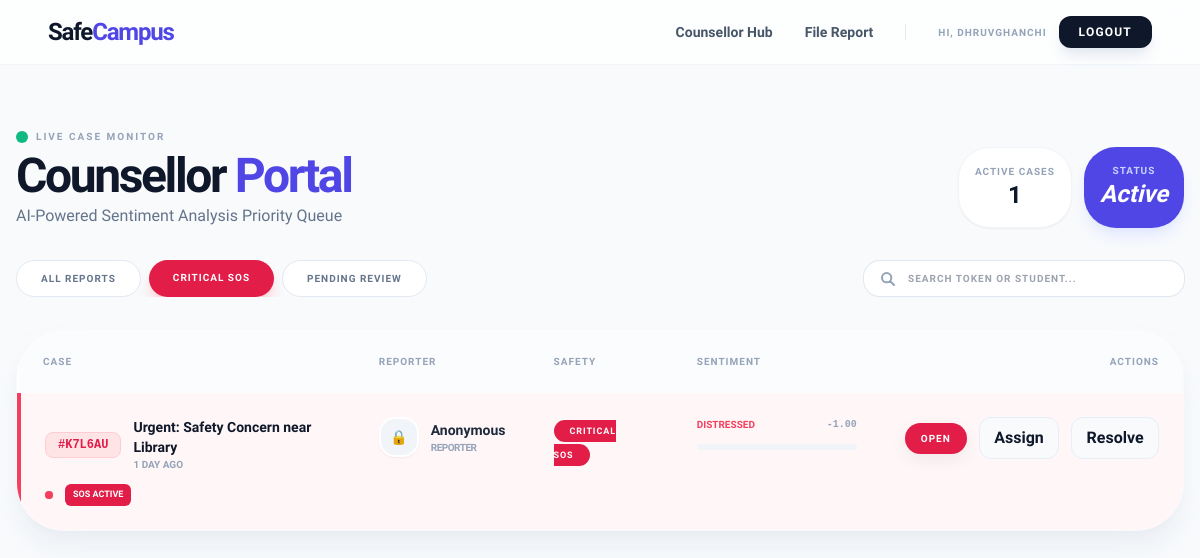
The page /counsellor/?filter=critical (signed in) on the database as committed earlier.
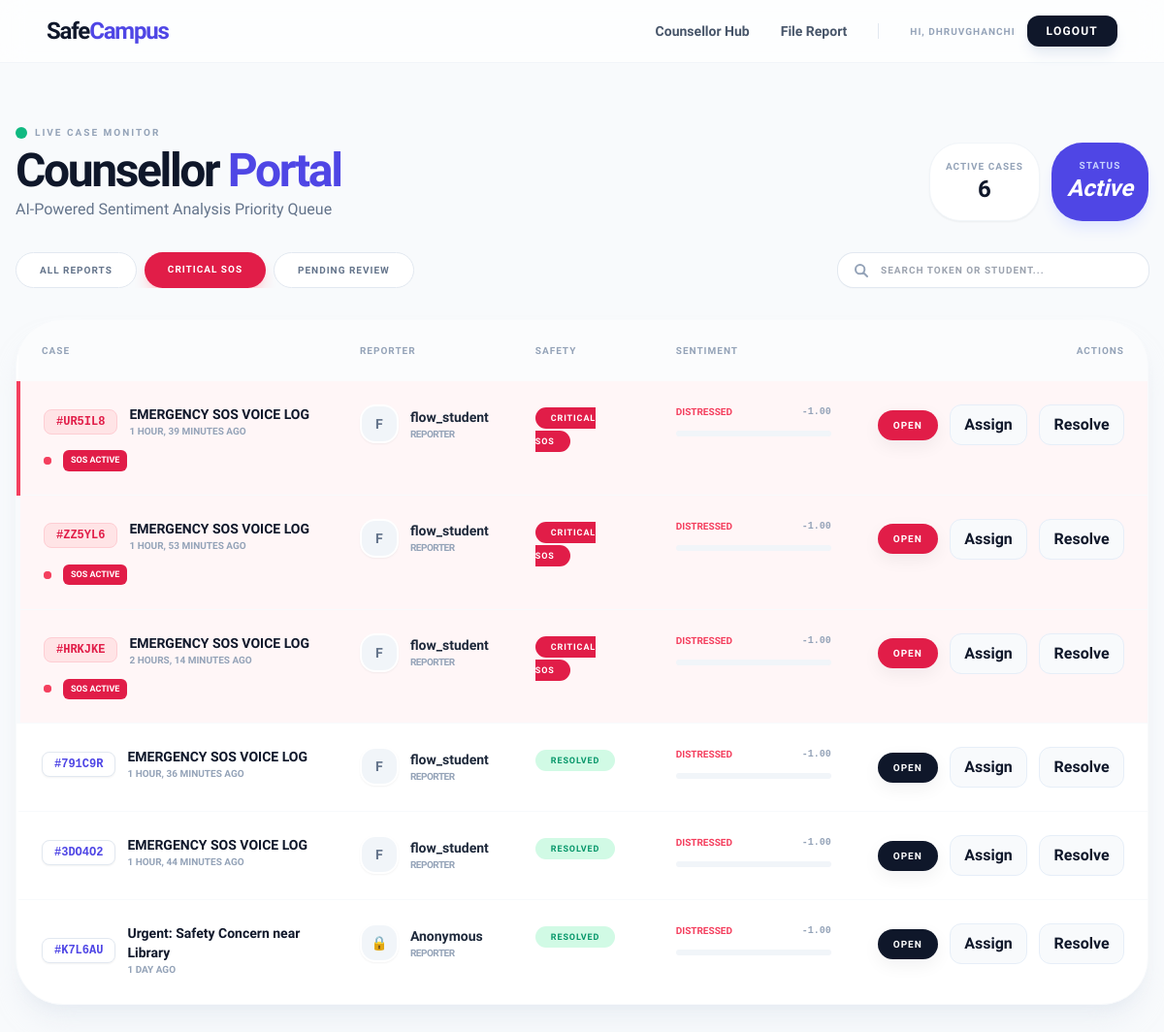
The same page on the database as committed later.
### core/models.py (models this page shows, shortened)
class User(AbstractUser):
    ROLE_CHOICES = (
        ('student', 'Student'),
        ('counsellor', 'Counsellor'),
        ('admin', 'Admin'),
    )
    role = models.CharField(max_length=20, choices=ROLE_CHOICES, default='student')

class Incident(models.Model):
    STATUS_CHOICES = (
        ('New', 'New'),
        ('Under Review', 'Under Review'),
        ('Action Taken', 'Action Taken'),
        ('Resolved', 'Resolved'),
    )
    voice_recording = models.FileField(upload_to='sos_recordings/', null=True, blank=True)
    is_emergency = models.BooleanField(default=False)
    sentiment_score = models.FloatField(default=0.0)
    case_token = models.CharField(max_length=10, unique=True, null=True, blank=True)
    title = models.CharField(max_length=200)
    description = models.TextField()
    location = models.CharField(max_length=100)
    reported_at = models.DateTimeField(auto_now_add=True)
    updated_at = models.DateTimeField(auto_now=True)
    incident_date = models.DateTimeField()
    status = models.CharField(max_length=20, choices=STATUS_CHOICES, default='New')
    evidence = models.FileField(upload_to='evidence/%Y/%m/%d/', null=True, blank=True)
    internal_notes = models.TextField(blank=True, null=True)
    is_anonymous = models.BooleanField(default=False)
    is_identity_revealed = models.BooleanField(default=False)
    reporter = models.ForeignKey(User, on_delete=models.SET_NULL, null=True, blank=True)
    class Meta:
        ordering = ['-is_emergency', '-updated_at']

### core/views.py (the view, shortened to what this page needs)
# urls.py: path('counsellor/', views.counsellor_dashboard, name='counsellor_dashboard'),
@login_required
def counsellor_dashboard(request):
    if request.user.role not in ['counsellor', 'security'] and not request.user.is_superuser:
        return redirect('home')
    status_filter = request.GET.get('filter', 'all')
    search_query = request.GET.get('q', '').strip()
    incidents = Incident.objects.all().annotate(
        priority_score=Case(
            When(Q(is_emergency=True) & ~Q(status='Resolved'), then=Value(3)),
            When(status='New', then=Value(2)),
            default=Value(1),
            output_field=IntegerField(),
        )
    ).order_by('-priority_score', '-reported_at')
    if status_filter == 'critical':
        incidents = incidents.filter(Q(is_emergency=True) | Q(sentiment_score__lte=-0.7))
    elif status_filter == 'pending':
        incidents = incidents.filter(status='New')
    return render(request, 'core/counsellor_dashboard.html', {
        'incidents': incidents,
        'active_filter': status_filter,
        'search_query': search_query
    })

### core/templates/core/counsellor_dashboard.html (shortened to what this page needs)
{% extends 'core/base.html' %}
{% block content %}
<div class="max-w-7xl mx-auto px-4 py-6 md:py-10 space-y-8">
    <div class="flex flex-col md:flex-row justify-between items-start md:items-end gap-6">
        <div>
            <div class="flex items-center gap-2 mb-2">
                <span class="w-3 h-3 bg-emerald-500 rounded-full animate-pulse"></span>
                <span class="text-[10px] font-black uppercase tracking-[0.2em] text-slate-400">Live Case Monitor</span>
            </div>
            <h2 class="text-4xl md:text-5xl font-black text-slate-900 tracking-tighter">Counsellor <span class="text-indigo-600">Portal</span></h2>
            <p class="text-slate-500 font-medium mt-1">AI-Powered Sentiment Analysis Priority Queue</p>
        </div>
        <div class="flex gap-3 w-full md:w-auto">
            <div class="flex-1 md:flex-none bg-white border border-slate-100 p-4 rounded-[2rem] shadow-sm text-center">
                <p class="text-[10px] font-black text-slate-400 uppercase tracking-widest">Active Cases</p>
                <p class="text-2xl font-black text-slate-900">{{ incidents.count }}</p>
            </div>
            <div class="flex-1 md:flex-none bg-indigo-600 p-4 rounded-[2rem] shadow-lg shadow-indigo-100 text-center text-white">
                <p class="text-[10px] font-black text-indigo-200 uppercase tracking-widest">Status</p>
                <p class="text-2xl font-black italic">Active</p>
            </div>
        </div>
    </div>
    <div class="flex flex-col md:flex-row gap-4 justify-between items-center">
        <div class="flex gap-2 overflow-x-auto no-scrollbar w-full md:w-auto pb-2 md:pb-0">
            <a href="?filter=all"
               class="px-6 py-2.5 rounded-full text-[10px] font-black uppercase tracking-widest transition-all whitespace-nowrap
               {% if active_filter == 'all' or not active_filter %}bg-slate-900 text-white shadow-lg shadow-slate-200{% else %}bg-white border border-slate-200 text-slate-500 hover:bg-slate-50{% endif %}">
                All Reports
            </a>
            <a href="?filter=critical"
               class="px-6 py-2.5 rounded-full text-[10px] font-black uppercase tracking-widest transition-all whitespace-nowrap
               {% if active_filter == 'critical' %}bg-rose-600 text-white shadow-lg shadow-rose-200{% else %}bg-white border border-slate-200 text-rose-600 hover:bg-rose-50{% endif %}">
                Critical SOS
            </a>
            <a href="?filter=pending"
               class="px-6 py-2.5 rounded-full text-[10px] font-black uppercase tracking-widest transition-all whitespace-nowrap
               {% if active_filter == 'pending' %}bg-indigo-600 text-white shadow-lg shadow-indigo-200{% else %}bg-white border border-slate-200 text-slate-500 hover:bg-slate-50{% endif %}">
                Pending Review
            </a>
        </div>
        <form method="GET" class="relative w-full md:w-80 flex items-center gap-2" role="search" aria-label="Search cases">
            <div class="relative group flex-1">
                <div class="absolute inset-y-0 left-4 flex items-center pointer-events-none">
                </div>
                  <input type="text" name="q" value="{{ search_query|default:'' }}" aria-label="Search token or student"
                      placeholder="Search Token or Student..."
                      class="w-full pl-11 pr-4 py-2.5 bg-white rounded-2xl border-none ring-1 ring-slate-200 focus:ring-2 focus:ring-indigo-500 text-[10px] font-black uppercase tracking-widest transition-all shadow-sm">
            </div>
        </form>
    </div>
    <div class="bg-white rounded-[3rem] shadow-xl shadow-slate-200/50 overflow-hidden border border-slate-50">
        <div class="hidden md:block overflow-x-auto">
            <table class="w-full text-left border-collapse" role="table" aria-label="Counsellor case list">
                <thead>
                    <tr class="bg-slate-50/50 text-[10px] uppercase font-black text-slate-400 tracking-widest">
                        <th class="p-6">Case</th>
                        <th class="p-6">Reporter</th>
                        <th class="p-6">Safety</th>
                        <th class="p-6">Sentiment</th>
                        <th class="p-6 text-right">Actions</th>
                    </tr>
                </thead>
                <tbody class="divide-y divide-slate-50">
                    {% for incident in incidents %}
                    <tr tabindex="0" aria-label="Case {{ incident.case_token|default:incident.id }}: {{ incident.title|truncatechars:60 }}" class="group transition-all {% if incident.is_emergency and incident.status != 'Resolved' %}bg-rose-50/60 border-l-4 border-rose-500{% else %}hover:bg-slate-50/80{% endif %}">
                        <td class="p-6 align-top">
                            <div class="flex items-start gap-4">
                                <div class="flex-1">
                                    <div class="flex items-center gap-3 mb-1">
                                        <span class="font-mono font-black text-xs py-1 px-3 rounded-lg border {% if incident.is_emergency and incident.status != 'Resolved' %}bg-rose-100 border-rose-200 text-rose-600{% else %}bg-white border-slate-200 text-indigo-600 shadow-sm{% endif %}">#{{ incident.case_token|default:incident.id }}</span>
                                        <div class="flex flex-col">
                                            <p class="text-sm font-black text-slate-900">{{ incident.title|truncatechars:60 }}</p>
                                            <p class="text-[10px] text-slate-400 font-bold uppercase">{{ incident.reported_at|timesince }} ago</p>
                                        </div>
                                    </div>
                                    {% if incident.is_emergency and incident.status != 'Resolved' %}
                                        <div class="mt-2 inline-flex items-center gap-3">
                                            <span class="relative flex h-2 w-2"><span class="relative inline-flex rounded-full h-2 w-2 bg-rose-500"></span></span>
                                            <span class="bg-rose-600 text-white text-[9px] font-black px-2 py-1 rounded-md">SOS ACTIVE</span>
                                        </div>
                                    {% endif %}
                                </div>
                            </div>
                        </td>
                        <td class="p-6 align-top">
                            <div class="flex items-center gap-3">
                                <div class="w-10 h-10 rounded-2xl bg-slate-100 flex items-center justify-center text-sm font-bold text-slate-500 border-2 border-white shadow-sm">{% if incident.is_anonymous and not incident.is_identity_revealed %}🔒{% else %}{{ incident.reporter.username|slice:":1"|upper }}{% endif %}</div>
                                <div>
                                    <p class="text-sm font-black text-slate-800">{% if incident.is_anonymous and not incident.is_identity_revealed %}Anonymous{% else %}{{ incident.reporter.username }}{% endif %}</p>
                                    <p class="text-[10px] font-bold text-slate-400 uppercase tracking-tighter">Reporter</p>
                                </div>
                            </div>
                        </td>
                        <td class="p-6 align-top">
                            <span class="px-4 py-1.5 rounded-full text-[9px] font-black uppercase tracking-widest {% if incident.is_emergency and incident.status != 'Resolved' %}bg-rose-600 text-white{% elif incident.status == 'Resolved' %}bg-emerald-100 text-emerald-600{% elif incident.status == 'Under Review' or incident.status == 'Action Taken' %}bg-amber-100 text-amber-600{% elif incident.status == 'New' %}bg-indigo-50 text-indigo-600{% else %}bg-slate-100 text-slate-500{% endif %}">{% if incident.is_emergency and incident.status != 'Resolved' %}CRITICAL SOS{% else %}{{ incident.status }}{% endif %}</span>
                        </td>
                        <td class="p-6 align-top">
                            <div class="flex flex-col gap-2">
                                <div class="flex items-center justify-between mb-1">
                                    <span class="text-[10px] font-black uppercase {% if incident.sentiment_score < -0.4 %}text-rose-500{% else %}text-emerald-500{% endif %}">{% if incident.sentiment_score < -0.4 %}Distressed{% else %}Stable{% endif %}</span>
                                    <span class="text-[10px] font-mono font-bold text-slate-400">{{ incident.sentiment_score|floatformat:2 }}</span>
                                </div>
                                <div class="w-40 h-1.5 bg-slate-100 rounded-full overflow-hidden">
                                    {% widthratio incident.sentiment_score|add:1 2 100 as percent %}
                                </div>
                            </div>
                        </td>
                        <td class="p-6 text-right align-top">
                            <div class="flex items-center justify-end gap-3">
                                <a href="{% url 'view_incident' incident.id %}" class="btn-primary inline-flex items-center gap-2 {% if incident.is_emergency and incident.status != 'Resolved' %}bg-rose-600 hover:bg-rose-700{% else %}bg-slate-900 hover:bg-indigo-600{% endif %} text-white px-4 py-2 rounded-2xl text-[10px] font-black uppercase tracking-widest transition-all">Open</a>
                                <button class="btn-secondary inline-flex items-center gap-2" data-assign="{{ incident.id }}" aria-label="Assign case {{ incident.case_token }} to me">Assign</button>
                                <button class="btn-secondary inline-flex items-center gap-2" data-resolve="{{ incident.id }}" aria-label="Resolve case {{ incident.case_token }}">Resolve</button>
                            </div>
                        </td>
                    </tr>
                    {% endfor %}
                </tbody>
            </table>
        </div>
    </div>
</div>
{% endblock %}

### core/templates/core/base.html (shortened to what this page needs)
<!DOCTYPE html>
<html lang="en">
<head>
    <script src="https://cdn.tailwindcss.com"></script>
    <link href="https://cdnjs.cloudflare.com/ajax/libs/font-awesome/6.4.0/css/all.min.css" rel="stylesheet">
</head>
<body class="bg-slate-50 min-h-screen flex flex-col pb-20 md:pb-0">
    <nav class="glass border-b border-slate-100 py-4 px-6 md:px-12 sticky top-0 z-[90]" role="navigation" aria-label="Main navigation">
        <div class="max-w-7xl mx-auto flex justify-between items-center">
            <a href="{% url 'home' %}" class="text-2xl font-black text-slate-900 tracking-tighter">
                Safe<span class="text-indigo-600">Campus</span>
            </a>
            <div class="hidden md:flex items-center gap-8">
                {% if user.is_authenticated %}
                    {% if user.is_superuser or user.role == 'admin' %}
                        <a href="{% url 'admin_dashboard' %}" class="text-sm font-bold text-slate-600 hover:text-indigo-600 transition">Admin Panel</a>
                    {% elif user.role == 'counsellor' %}
                        <a href="{% url 'counsellor_dashboard' %}" class="text-sm font-bold text-slate-600 hover:text-indigo-600 transition">Counsellor Hub</a>
                    {% else %}
                        <a href="{% url 'student_dashboard' %}" class="text-sm font-bold text-slate-600 hover:text-indigo-600 transition">Dashboard</a>
                    {% endif %}
                    <a href="{% url 'report_incident' %}" class="text-sm font-bold text-slate-600 hover:text-rose-600 transition">File Report</a>
                    <div class="flex items-center gap-3">
                        <span class="text-[10px] font-black text-slate-400 uppercase tracking-widest">Hi, {{ user.username }}</span>
                        <a href="{% url 'logout' %}" class="bg-slate-900 text-white px-5 py-2 rounded-xl text-xs font-black uppercase tracking-widest hover:bg-rose-600 transition shadow-lg shadow-slate-200">Logout</a>
                    </div>
                {% else %}
                    <a href="{% url 'login' %}" class="text-sm font-bold text-slate-900 uppercase">Login</a>
                    <a href="{% url 'register' %}" class="bg-indigo-600 text-white px-6 py-2.5 rounded-xl text-sm font-black uppercase tracking-widest shadow-lg shadow-indigo-100 transition hover:scale-105">Join</a>
                {% endif %}
            </div>
        </div>
    </nav>
    <main id="main-content" role="main" class="flex-grow w-full max-w-7xl mx-auto py-6">
        {% block content %}
        {% endblock %}
    </main>
</body>
</html>

### core/templates/core/base.html (style rules this page uses)
:root { --brand-600: #4f46e5; --brand-700: #4338ca; --muted: #94a3b8; --surface: #ffffff; --radius-lg: 1rem; --focus-ring: rgba(79,70,229,0.18); --shadow-sm: 0 6px 18px rgba(15,23,42,0.06); }
body { font-family: 'Plus Jakarta Sans', sans-serif; -webkit-tap-highlight-color: transparent; }
.glass { background: rgba(255, 255, 255, 0.7); backdrop-filter: blur(12px); -webkit-backdrop-filter: blur(12px); }
.btn-primary { background:var(--brand-600); color:#fff; padding:0.6rem 1.1rem; border-radius:var(--radius-lg); font-weight:800; box-shadow:var(--shadow-sm); display:inline-flex; align-items:center; gap:.5rem; }
.btn-secondary { background: #f8fafc; color: #0f172a; padding:0.5rem 0.9rem; border-radius:calc(var(--radius-lg) - 0.25rem); border:1px solid #e6eef8; font-weight:700; }

### core/templates/core/counsellor_dashboard.html (style rules this page uses)
.no-scrollbar { -ms-overflow-style: none; scrollbar-width: none; }

Rows that differ between the two databases and show on the page:
added Incident: case_token "UR5IL8", title "EMERGENCY SOS VOICE LOG", reported_at "1 HOUR, 39 MINUTES", is_emergency True (drawn), reporter.username "F", reporter.username "flow_student", shows "DISTRESSED", sentiment_score "-1.00"
added Incident: case_token "ZZ5YL6", title "EMERGENCY SOS VOICE LOG", reported_at "1 HOUR, 53 MINUTES", is_emergency True (drawn), reporter.username "F", reporter.username "flow_student", shows "DISTRESSED", sentiment_score "-1.00"
added Incident: case_token "HRKJKE", title "EMERGENCY SOS VOICE LOG", reported_at "2 HOURS, 14 MINUTES", is_emergency True (drawn), reporter.username "F", reporter.username "flow_student", shows "DISTRESSED", sentiment_score "-1.00"
added Incident: case_token "791C9R", title "EMERGENCY SOS VOICE LOG", reported_at "1 HOUR, 36 MINUTES", reporter.username "F", reporter.username "flow_student", status "RESOLVED", shows "DISTRESSED", sentiment_score "-1.00"
added Incident: case_token "3DO4O2", title "EMERGENCY SOS VOICE LOG", reported_at "1 HOUR, 44 MINUTES", reporter.username "F", reporter.username "flow_student", status "RESOLVED", shows "DISTRESSED", sentiment_score "-1.00"
changed Incident "Urgent: Safety Concern near Library": status (not shown) → "RESOLVED"; no longer shows "SOS ACTIVE CRITICAL SOS"
Other text that changed with them:
{{ incidents.count }}: "1" → "6"
